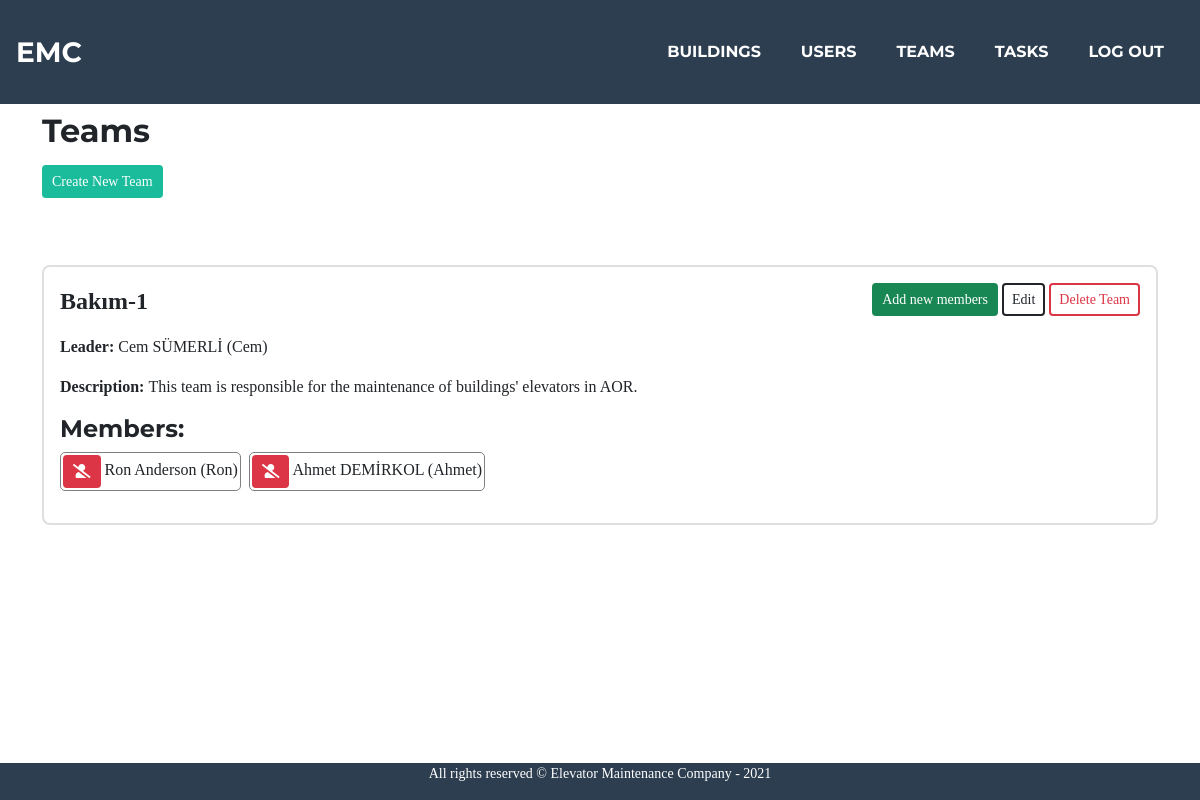
Before: /teams (signed in) with the older database file.
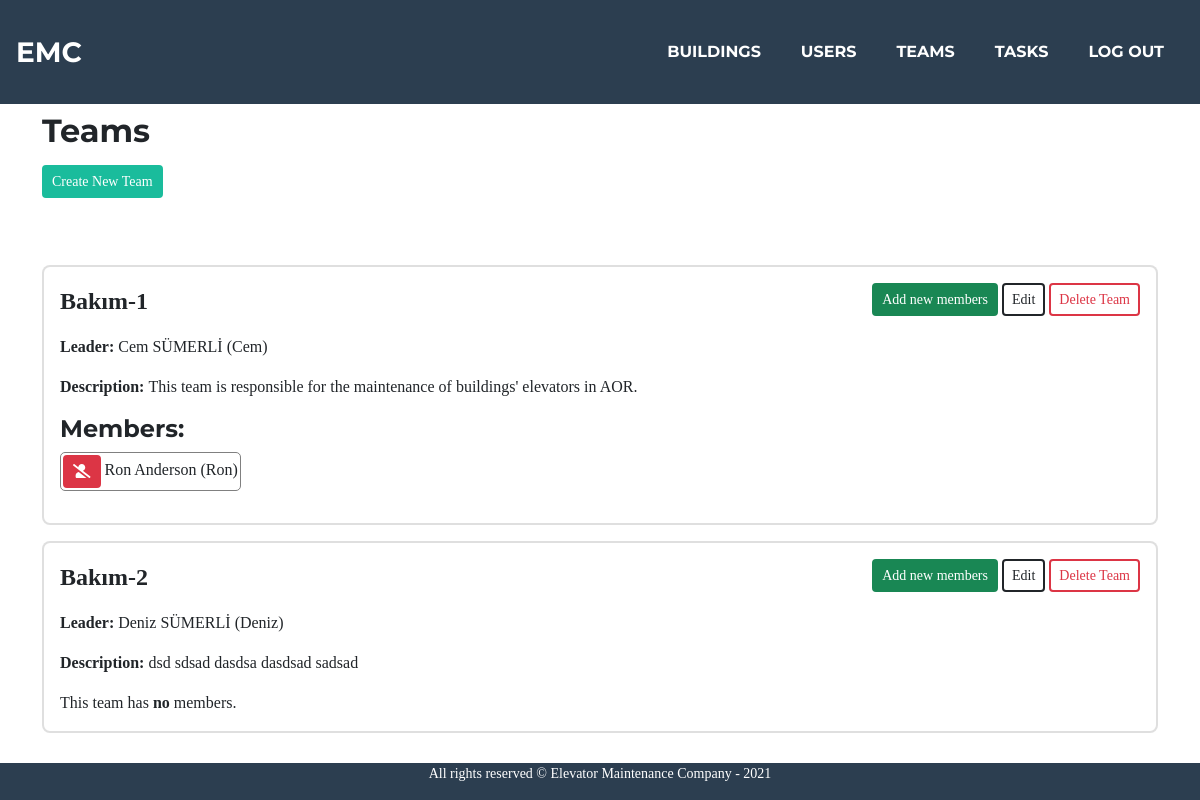
After: the same page with the newer database file.
### maintenance/models.py (models this page shows, shortened)
class Team(models.Model):
    leader = models.ForeignKey(User, on_delete=models.CASCADE, related_name="team_leader")
    name = models.CharField(max_length=50)
    description = models.CharField(max_length=200)

class User(AbstractUser):
    confirmed = models.BooleanField(default=False)
    def __str__(self) -> str:
        return self.first_name + " " + self.last_name + " (" + self.username + ")"

### maintenance/views.py (the view)
# urls.py: path("teams", views.teams, name="teams"),
@login_required
def teams(request):
    if request.user.is_staff != 1:
        messages.warning(request, "You are not authorized.")
        return HttpResponseRedirect(request.META.get('HTTP_REFERER'))
    teams = Team.objects.all()
    for f in teams:
        f.members = []
    members = UserTeam.objects.filter(role="member")
    suitableUsers = User.objects.filter(confirmed=True, is_active=True, is_staff=False).exclude(id__in=Subquery(UserTeam.objects.all().values_list('user_id', flat=True)))
    for m in members:
        if m.team in teams:
            for t in teams:
                if m.team == t:
                    t.members.append(m.user)
    return render(request, "maintenance/teams.html", {
        "teams":teams,
        "suitableUsers":suitableUsers,
    })

### maintenance/templates/maintenance/teams.html (shortened to what this page needs)
{% extends "maintenance/layout.html" %}
{% load static %}
{% block main %}
    <h2>Teams</h2>
    <div style="margin-top:15px; height: 100px;">
        <a href="{% url 'createTeam' %}" class="btn btn-sm btn-primary" style="float: left;">Create New Team</a>
    </div>
    {% if teams %}
        <section id="buildingsCardView">
        {% for team in teams %}
            <div class="card mb-3">
                <div class="row">
                <div class="col-12">
                    <div class="card-body">
                        <div class="row">
                            <p style="font-size:24px; font-weight: 600;" id="tName-{{ team.id }}" class="tEdit-{{ team.id }} card-text col-6">{{ team.name }}</p>
                            <div class="col-6 upperBtns">
                                <a href="{% url 'deleteTeam' team.id %}" class="btn btn-sm btn-outline-danger ml-1 upperBtns-{{ team.id }}" style="float: right; display: inline;">Delete Team</a>
                                <a href="javascript:void(0)" class="btn btn-sm btn-outline-dark ml-1 upperBtns-{{ team.id }}" style="float: right; display: inline;" id="editTeamBtn" data-tid="{{ team.id }}">Edit</a>
                                <a href="{% url 'populateTeam' team.id%}" class="btn btn-sm btn-success upperBtns-{{ team.id }}" style="float: right; display: inline;">Add new members</a>
                            </div>
                        </div>
                        <p class="card-text tEdit-{{ team.id }}"><strong>Leader: </strong><span id="tLeader-{{ team.id }}" data-leaderid="{{ team.leader.id }}">{{ team.leader }}</span></p>
                        <p class="card-text tEdit-{{ team.id }}"><strong>Description: </strong><span id="tDescription-{{ team.id }}">{{ team.description }}</span></p>
                        {% if team.members|length > 0 %}
                        <h4>Members:</h4>
                            <div style="display: flex; flex-direction:row;">
                            {% for member in team.members %}
                                <p class="mr-2" style="border: 1px solid gray; padding: 2px; border-radius: 5px;"><a href="javascript:void(0)" data-user_id="{{ member.id }}" data-team="{{ team.id }}" class="btn btn-sm btn-danger rm_user"><i class='fas fa-user-slash'></i></a> {{ member.first_name }} {{ member.last_name }} ({{ member.username }})</p>
                            {% endfor %}
                            </div>
                        {% else %}
                            <p class="card-text">This team has <strong>no</strong> members.</p>
                        {% endif %}
                    </div>
                </div>
                </div>
            </div>
        {% endfor %}
        </section>
    {% else %}
        <div>
            <p>No teams have been created so far. Click <strong>"Create New Team"</strong> button and add a new team.</p>
        </div>
    {% endif %}
{% endblock %}

Changed rows visible on the page:
changed Team "Bakım-1": loses User (first_name "Ahmet", last_name "DEMİRKOL", username "Ahmet")
added Team: name "Bakım-2", leader "Deniz SÜMERLİ (Deniz)", description "dsd sdsad dasdsa dasdsad sadsad", shows "This team has"
